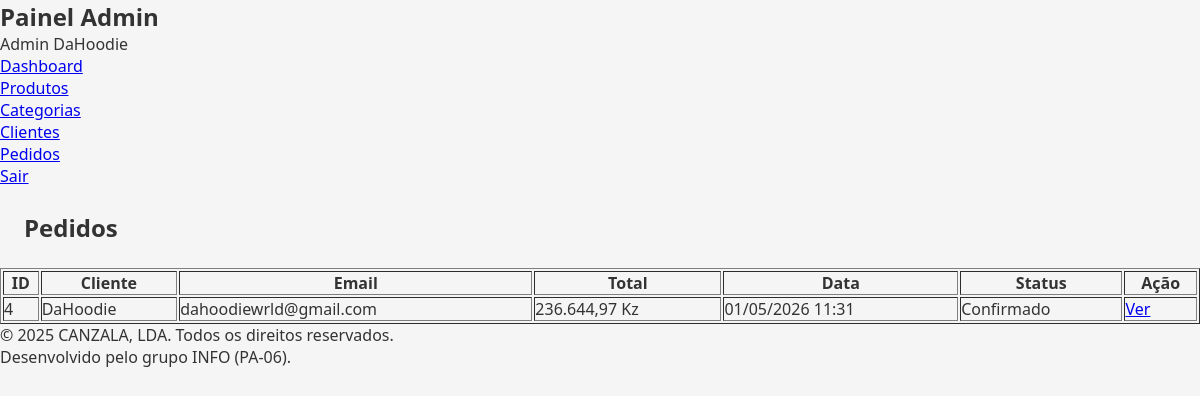
Before: /admin/pedidos/listar.php (signed in) with the older database file.
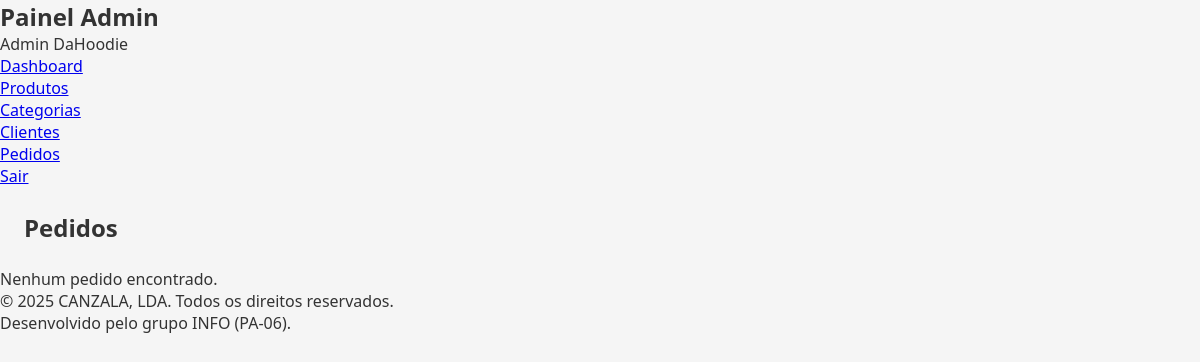
After: the same page with the newer database file.
### tables this page shows
CREATE TABLE `pedidos` (
  `id` int(10) UNSIGNED NOT NULL,
  `usuario_id` int(10) UNSIGNED DEFAULT NULL,
  `nome_cliente` varchar(150) NOT NULL,
  `email_cliente` varchar(150) NOT NULL,
  `endereco` text NOT NULL,
  `total` decimal(10,2) NOT NULL,
  `criado_em` timestamp NOT NULL DEFAULT current_timestamp(),
  `status` varchar(50) NOT NULL DEFAULT 'pendente'
);

### admin/pedidos/listar.php (the view, shortened to what this page needs)
<?php
require_once __DIR__ . '/../../config/db.php';
$baseUrl = '../../';
try {
    $stmt = $pdo->query("
        SELECT id, nome_cliente, email_cliente, total, status, criado_em
        FROM pedidos
        ORDER BY id DESC
    ");
    $pedidos = $stmt->fetchAll(PDO::FETCH_ASSOC);
} catch (PDOException $e) {
    $pedidos = [];
}
require_once __DIR__ . '/../../includes/header.php';
require_once __DIR__ . '/../../includes/admin_sidebar.php';
?>
<main>
<section class="section">
    <h1>Pedidos</h1>
    <?php if (empty($pedidos)): ?>
        <p>Nenhum pedido encontrado.</p>
    <?php else: ?>
        <table border="1" cellpadding="8" width="100%">
            <thead>
                <tr>
                    <th>ID</th>
                    <th>Cliente</th>
                    <th>Email</th>
                    <th>Total</th>
                    <th>Data</th>
                    <th>Status</th>
                    <th>Ação</th>
                </tr>
            </thead>
            <tbody>
                <?php foreach ($pedidos as $pedido): ?>
                    <tr>
                        <td><?= $pedido['id'] ?></td>
                        <td><?= htmlspecialchars($pedido['nome_cliente']) ?></td>
                        <td><?= htmlspecialchars($pedido['email_cliente']) ?></td>
                        <td><?= number_format($pedido['total'], 2, ',', '.') ?> Kz</td>
                        <td><?= date('d/m/Y H:i', strtotime($pedido['criado_em'])) ?></td>
                        <td><?= htmlspecialchars($pedido['status']) ?></td>
                        <td>
                            <a href="visualizar.php?id=<?= $pedido['id'] ?>">
                                Ver
                            </a>
                        </td>
                    </tr>
                <?php endforeach; ?>
            </tbody>
        </table>
    <?php endif; ?>
</section>
</main>
<?php require_once __DIR__ . '/../../includes/footer.php'; ?>

### includes/header.php (shortened to what this page needs)
<?php
$baseUrl = $baseUrl ?? '';
?>
<!DOCTYPE html>
<html lang="pt-BR">
<head>
    <link rel="stylesheet" href="<?php echo $baseUrl; ?>assets/css/style.css">
</head>
<body>

### includes/admin_sidebar.php
<?php
$currentPath = $_SERVER['REQUEST_URI'] ?? '';
function isActive(string $segment, string $currentPath): string {
    return strpos($currentPath, '/admin/' . $segment) !== false ? 'ativo' : '';
}
?>
<aside class="admin-sidebar">
    <div class="admin-sidebar-header">
        <h2>Painel Admin</h2>
        <p>
            <?= htmlspecialchars($_SESSION['admin_nome'] ?? 'Admin', ENT_QUOTES, 'UTF-8') ?>
        </p>
    </div>
    <nav class="admin-sidebar-nav">
        <ul>
            <li>
                <a href="/PA-E-COMMERCE/admin/dashboard.php"
                   class="<?= strpos($currentPath, '/admin/dashboard.php') !== false ? 'ativo' : '' ?>">
                    Dashboard
                </a>
            </li>
            <li>
                <a href="/PA-E-COMMERCE/admin/produtos/"
                   class="<?= isActive('produtos', $currentPath) ?>">
                    Produtos
                </a>
            </li>
            <li>
                <a href="/PA-E-COMMERCE/admin/categorias/"
                   class="<?= isActive('categorias', $currentPath) ?>">
                    Categorias
                </a>
            </li>
            <li>
                <a href="/PA-E-COMMERCE/admin/clientes/"
                   class="<?= isActive('clientes', $currentPath) ?>">
                    Clientes
                </a>
            </li>
            <li>
                <a href="/PA-E-COMMERCE/admin/pedidos/"
                   class="<?= isActive('pedidos', $currentPath) ?>">
                    Pedidos
                </a>
            </li>
        </ul>
    </nav>
    <div class="admin-sidebar-footer">
        <a href="/PA-E-COMMERCE/admin/logout.php">Sair</a>
    </div>
</aside>

### includes/footer.php (shortened to what this page needs)
<footer class="site-footer">
    <div class="footer-content">
        <p>&copy; 2025 CANZALA, LDA. Todos os direitos reservados.</p>
        <p>Desenvolvido pelo grupo INFO (PA-06).</p>
    </div>
</footer>
</body>
</html>

### assets/css/style.css (style rules this page uses)
* { box-sizing: border-box; margin: 0; padding: 0; }
body { font-family: system-ui, sans-serif; background: #f5f5f5; color: #333; }
h1 { margin: 1.5rem; }

Changed rows visible on the page:
removed pedidos: id "4", nome_cliente "DaHoodie", email_cliente "dahoodiewrld@gmail.com", total "236.644,97", criado_em "01/05/2026 11:31", status "Confirmado"
Other visible differences:
text no longer shown: "ID Cliente Email Total Data Status Ação"
text now shown: "Nenhum pedido encontrado."
